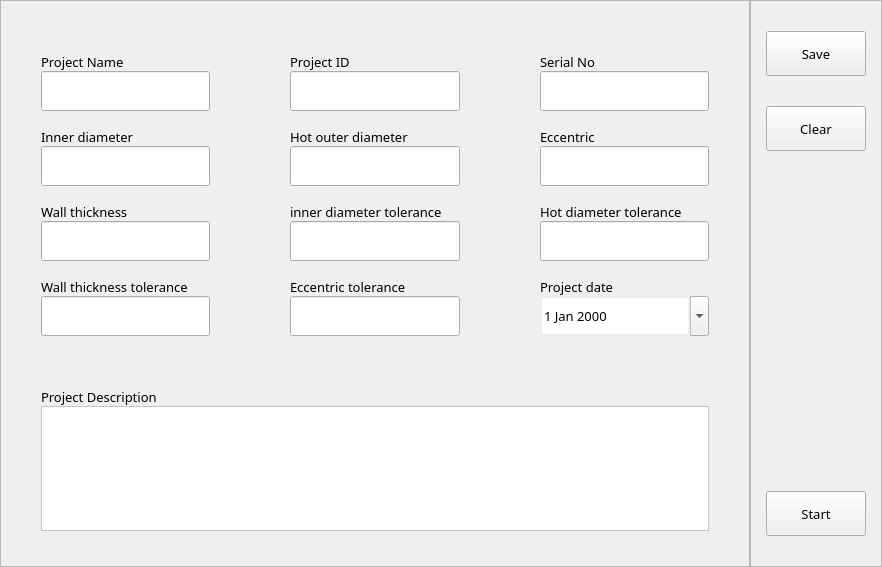
<?xml version="1.0" encoding="UTF-8"?>
<ui version="4.0">
 <class>mvNewPatientDialog</class>
 <widget class="QDialog" name="mvNewPatientDialog">
  <property name="geometry">
   <rect>
    <x>0</x>
    <y>0</y>
    <width>882</width>
    <height>567</height>
   </rect>
  </property>
  <property name="font">
   <font>
    <pointsize>12</pointsize>
   </font>
  </property>
  <property name="windowTitle">
   <string>Dialog</string>
  </property>
  <layout class="QHBoxLayout" name="horizontalLayout_2">
   <property name="spacing">
    <number>0</number>
   </property>
   <property name="leftMargin">
    <number>0</number>
   </property>
   <property name="topMargin">
    <number>0</number>
   </property>
   <property name="rightMargin">
    <number>0</number>
   </property>
   <property name="bottomMargin">
    <number>0</number>
   </property>
   <item>
    <layout class="QGridLayout" name="gridLayout_2">
     <property name="spacing">
      <number>0</number>
     </property>
     <item row="0" column="0">
      <widget class="QFrame" name="mFrameNewMenuControl_2">
       <property name="font">
        <font>
         <family>微软雅黑</family>
         <pointsize>10</pointsize>
        </font>
       </property>
       <property name="frameShape">
        <enum>QFrame::StyledPanel</enum>
       </property>
       <property name="frameShadow">
        <enum>QFrame::Raised</enum>
       </property>
       <layout class="QVBoxLayout" name="verticalLayout_12">
        <property name="spacing">
         <number>15</number>
        </property>
        <property name="leftMargin">
         <number>30</number>
        </property>
        <property name="topMargin">
         <number>30</number>
        </property>
        <property name="rightMargin">
         <number>30</number>
        </property>
        <property name="bottomMargin">
         <number>20</number>
        </property>
        <item>
         <layout class="QGridLayout" name="gridLayout">
          <property name="leftMargin">
           <number>10</number>
          </property>
          <property name="topMargin">
           <number>15</number>
          </property>
          <property name="rightMargin">
           <number>10</number>
          </property>
          <property name="bottomMargin">
           <number>15</number>
          </property>
          <property name="horizontalSpacing">
           <number>80</number>
          </property>
          <property name="verticalSpacing">
           <number>10</number>
          </property>
          <item row="2" column="0">
           <layout class="QVBoxLayout" name="verticalLayout_5">
            <property name="spacing">
             <number>0</number>
            </property>
            <item>
             <widget class="QLabel" name="label_32">
              <property name="sizePolicy">
               <sizepolicy hsizetype="Preferred" vsizetype="Preferred">
                <horstretch>0</horstretch>
                <verstretch>0</verstretch>
               </sizepolicy>
              </property>
              <property name="minimumSize">
               <size>
                <width>150</width>
                <height>25</height>
               </size>
              </property>
              <property name="font">
               <font>
                <family>微软雅黑</family>
                <pointsize>10</pointsize>
               </font>
              </property>
              <property name="text">
               <string>Wall thickness</string>
              </property>
              <property name="alignment">
               <set>Qt::AlignBottom|Qt::AlignLeading|Qt::AlignLeft</set>
              </property>
              <property name="buddy">
               <cstring>lineEditWallThickness</cstring>
              </property>
             </widget>
            </item>
            <item>
             <widget class="QLineEdit" name="lineEditWallThickness">
              <property name="enabled">
               <bool>true</bool>
              </property>
              <property name="sizePolicy">
               <sizepolicy hsizetype="Expanding" vsizetype="Fixed">
                <horstretch>0</horstretch>
                <verstretch>30</verstretch>
               </sizepolicy>
              </property>
              <property name="minimumSize">
               <size>
                <width>150</width>
                <height>40</height>
               </size>
              </property>
              <property name="font">
               <font>
                <family>微软雅黑</family>
                <pointsize>10</pointsize>
               </font>
              </property>
              <property name="readOnly">
               <bool>false</bool>
              </property>
             </widget>
            </item>
           </layout>
          </item>
          <item row="3" column="1">
           <layout class="QVBoxLayout" name="verticalLayout_8">
            <property name="spacing">
             <number>0</number>
            </property>
            <item>
             <widget class="QLabel" name="label_26">
              <property name="sizePolicy">
               <sizepolicy hsizetype="Preferred" vsizetype="Preferred">
                <horstretch>0</horstretch>
                <verstretch>0</verstretch>
               </sizepolicy>
              </property>
              <property name="minimumSize">
               <size>
                <width>150</width>
                <height>25</height>
               </size>
              </property>
              <property name="palette">
               <palette>
                <active>
                 <colorrole role="WindowText">
                  <brush brushstyle="SolidPattern">
                   <color alpha="255">
                    <red>0</red>
                    <green>0</green>
                    <blue>0</blue>
                   </color>
                  </brush>
                 </colorrole>
                </active>
                <inactive>
                 <colorrole role="WindowText">
                  <brush brushstyle="SolidPattern">
                   <color alpha="255">
                    <red>0</red>
                    <green>0</green>
                    <blue>0</blue>
                   </color>
                  </brush>
                 </colorrole>
                </inactive>
                <disabled>
                 <colorrole role="WindowText">
                  <brush brushstyle="SolidPattern">
                   <color alpha="255">
                    <red>120</red>
                    <green>120</green>
                    <blue>120</blue>
                   </color>
                  </brush>
                 </colorrole>
                </disabled>
               </palette>
              </property>
              <property name="font">
               <font>
                <family>微软雅黑</family>
                <pointsize>10</pointsize>
               </font>
              </property>
              <property name="text">
               <string>Eccentric tolerance</string>
              </property>
              <property name="alignment">
               <set>Qt::AlignBottom|Qt::AlignLeading|Qt::AlignLeft</set>
              </property>
              <property name="buddy">
               <cstring>lineEditEccentric</cstring>
              </property>
             </widget>
            </item>
            <item>
             <widget class="QLineEdit" name="lineEditEccentricTolerance">
              <property name="minimumSize">
               <size>
                <width>150</width>
                <height>40</height>
               </size>
              </property>
             </widget>
            </item>
           </layout>
          </item>
          <item row="1" column="0">
           <layout class="QVBoxLayout" name="verticalLayout_3">
            <property name="spacing">
             <number>0</number>
            </property>
            <item>
             <widget class="QLabel" name="label">
              <property name="sizePolicy">
               <sizepolicy hsizetype="Preferred" vsizetype="Preferred">
                <horstretch>0</horstretch>
                <verstretch>0</verstretch>
               </sizepolicy>
              </property>
              <property name="minimumSize">
               <size>
                <width>150</width>
                <height>25</height>
               </size>
              </property>
              <property name="font">
               <font>
                <family>微软雅黑</family>
                <pointsize>10</pointsize>
               </font>
              </property>
              <property name="text">
               <string>Inner diameter</string>
              </property>
              <property name="alignment">
               <set>Qt::AlignBottom|Qt::AlignLeading|Qt::AlignLeft</set>
              </property>
             </widget>
            </item>
            <item>
             <widget class="QLineEdit" name="lineEditInnerDiameter">
              <property name="sizePolicy">
               <sizepolicy hsizetype="Expanding" vsizetype="Fixed">
                <horstretch>0</horstretch>
                <verstretch>30</verstretch>
               </sizepolicy>
              </property>
              <property name="minimumSize">
               <size>
                <width>150</width>
                <height>40</height>
               </size>
              </property>
              <property name="font">
               <font>
                <family>微软雅黑</family>
                <pointsize>10</pointsize>
               </font>
              </property>
             </widget>
            </item>
           </layout>
          </item>
          <item row="1" column="1">
           <layout class="QVBoxLayout" name="verticalLayout_7">
            <property name="spacing">
             <number>0</number>
            </property>
            <item>
             <widget class="QLabel" name="label_24">
              <property name="sizePolicy">
               <sizepolicy hsizetype="Preferred" vsizetype="Preferred">
                <horstretch>0</horstretch>
                <verstretch>0</verstretch>
               </sizepolicy>
              </property>
              <property name="minimumSize">
               <size>
                <width>150</width>
                <height>25</height>
               </size>
              </property>
              <property name="palette">
               <palette>
                <active>
                 <colorrole role="WindowText">
                  <brush brushstyle="SolidPattern">
                   <color alpha="255">
                    <red>0</red>
                    <green>0</green>
                    <blue>0</blue>
                   </color>
                  </brush>
                 </colorrole>
                </active>
                <inactive>
                 <colorrole role="WindowText">
                  <brush brushstyle="SolidPattern">
                   <color alpha="255">
                    <red>0</red>
                    <green>0</green>
                    <blue>0</blue>
                   </color>
                  </brush>
                 </colorrole>
                </inactive>
                <disabled>
                 <colorrole role="WindowText">
                  <brush brushstyle="SolidPattern">
                   <color alpha="255">
                    <red>120</red>
                    <green>120</green>
                    <blue>120</blue>
                   </color>
                  </brush>
                 </colorrole>
                </disabled>
               </palette>
              </property>
              <property name="font">
               <font>
                <family>微软雅黑</family>
                <pointsize>10</pointsize>
               </font>
              </property>
              <property name="text">
               <string>Hot outer diameter</string>
              </property>
              <property name="alignment">
               <set>Qt::AlignBottom|Qt::AlignLeading|Qt::AlignLeft</set>
              </property>
             </widget>
            </item>
            <item>
             <widget class="QLineEdit" name="hotOuterDiameter">
              <property name="minimumSize">
               <size>
                <width>150</width>
                <height>40</height>
               </size>
              </property>
              <property name="font">
               <font>
                <family>微软雅黑</family>
                <pointsize>10</pointsize>
               </font>
              </property>
             </widget>
            </item>
           </layout>
          </item>
          <item row="0" column="1">
           <layout class="QVBoxLayout" name="verticalLayout_6">
            <property name="spacing">
             <number>0</number>
            </property>
            <item>
             <widget class="QLabel" name="PatientIDLabel">
              <property name="sizePolicy">
               <sizepolicy hsizetype="Preferred" vsizetype="Preferred">
                <horstretch>0</horstretch>
                <verstretch>0</verstretch>
               </sizepolicy>
              </property>
              <property name="minimumSize">
               <size>
                <width>150</width>
                <height>25</height>
               </size>
              </property>
              <property name="palette">
               <palette>
                <active>
                 <colorrole role="WindowText">
                  <brush brushstyle="SolidPattern">
                   <color alpha="255">
                    <red>0</red>
                    <green>0</green>
                    <blue>0</blue>
                   </color>
                  </brush>
                 </colorrole>
                </active>
                <inactive>
                 <colorrole role="WindowText">
                  <brush brushstyle="SolidPattern">
                   <color alpha="255">
                    <red>0</red>
                    <green>0</green>
                    <blue>0</blue>
                   </color>
                  </brush>
                 </colorrole>
                </inactive>
                <disabled>
                 <colorrole role="WindowText">
                  <brush brushstyle="SolidPattern">
                   <color alpha="255">
                    <red>120</red>
                    <green>120</green>
                    <blue>120</blue>
                   </color>
                  </brush>
                 </colorrole>
                </disabled>
               </palette>
              </property>
              <property name="font">
               <font>
                <family>微软雅黑</family>
                <pointsize>10</pointsize>
               </font>
              </property>
              <property name="text">
               <string>Project ID</string>
              </property>
              <property name="alignment">
               <set>Qt::AlignBottom|Qt::AlignLeading|Qt::AlignLeft</set>
              </property>
              <property name="buddy">
               <cstring>projectIdEdit</cstring>
              </property>
             </widget>
            </item>
            <item>
             <widget class="QLineEdit" name="projectIdEdit">
              <property name="sizePolicy">
               <sizepolicy hsizetype="Expanding" vsizetype="Fixed">
                <horstretch>0</horstretch>
                <verstretch>30</verstretch>
               </sizepolicy>
              </property>
              <property name="minimumSize">
               <size>
                <width>150</width>
                <height>40</height>
               </size>
              </property>
              <property name="font">
               <font>
                <family>微软雅黑</family>
                <pointsize>10</pointsize>
               </font>
              </property>
             </widget>
            </item>
           </layout>
          </item>
          <item row="0" column="0">
           <layout class="QVBoxLayout" name="verticalLayout_4">
            <property name="spacing">
             <number>0</number>
            </property>
            <item>
             <widget class="QLabel" name="PatientNameLabel">
              <property name="sizePolicy">
               <sizepolicy hsizetype="Preferred" vsizetype="Preferred">
                <horstretch>0</horstretch>
                <verstretch>0</verstretch>
               </sizepolicy>
              </property>
              <property name="minimumSize">
               <size>
                <width>150</width>
                <height>25</height>
               </size>
              </property>
              <property name="font">
               <font>
                <family>微软雅黑</family>
                <pointsize>10</pointsize>
               </font>
              </property>
              <property name="text">
               <string>Project Name</string>
              </property>
              <property name="alignment">
               <set>Qt::AlignBottom|Qt::AlignLeading|Qt::AlignLeft</set>
              </property>
              <property name="buddy">
               <cstring>projectNameEdit</cstring>
              </property>
             </widget>
            </item>
            <item>
             <widget class="QLineEdit" name="projectNameEdit">
              <property name="sizePolicy">
               <sizepolicy hsizetype="Expanding" vsizetype="Fixed">
                <horstretch>0</horstretch>
                <verstretch>30</verstretch>
               </sizepolicy>
              </property>
              <property name="minimumSize">
               <size>
                <width>150</width>
                <height>40</height>
               </size>
              </property>
              <property name="font">
               <font>
                <family>微软雅黑</family>
                <pointsize>10</pointsize>
               </font>
              </property>
              <property name="text">
               <string/>
              </property>
             </widget>
            </item>
           </layout>
          </item>
          <item row="1" column="2">
           <layout class="QVBoxLayout" name="verticalLayout_10">
            <property name="spacing">
             <number>0</number>
            </property>
            <item>
             <widget class="QLabel" name="label_28">
              <property name="sizePolicy">
               <sizepolicy hsizetype="Preferred" vsizetype="Preferred">
                <horstretch>0</horstretch>
                <verstretch>0</verstretch>
               </sizepolicy>
              </property>
              <property name="minimumSize">
               <size>
                <width>150</width>
                <height>25</height>
               </size>
              </property>
              <property name="palette">
               <palette>
                <active>
                 <colorrole role="WindowText">
                  <brush brushstyle="SolidPattern">
                   <color alpha="255">
                    <red>0</red>
                    <green>0</green>
                    <blue>0</blue>
                   </color>
                  </brush>
                 </colorrole>
                </active>
                <inactive>
                 <colorrole role="WindowText">
                  <brush brushstyle="SolidPattern">
                   <color alpha="255">
                    <red>0</red>
                    <green>0</green>
                    <blue>0</blue>
                   </color>
                  </brush>
                 </colorrole>
                </inactive>
                <disabled>
                 <colorrole role="WindowText">
                  <brush brushstyle="SolidPattern">
                   <color alpha="255">
                    <red>120</red>
                    <green>120</green>
                    <blue>120</blue>
                   </color>
                  </brush>
                 </colorrole>
                </disabled>
               </palette>
              </property>
              <property name="font">
               <font>
                <family>微软雅黑</family>
                <pointsize>10</pointsize>
               </font>
              </property>
              <property name="text">
               <string>Eccentric</string>
              </property>
              <property name="alignment">
               <set>Qt::AlignBottom|Qt::AlignLeading|Qt::AlignLeft</set>
              </property>
             </widget>
            </item>
            <item>
             <widget class="QLineEdit" name="lineEditEccentric">
              <property name="sizePolicy">
               <sizepolicy hsizetype="Expanding" vsizetype="Fixed">
                <horstretch>0</horstretch>
                <verstretch>30</verstretch>
               </sizepolicy>
              </property>
              <property name="minimumSize">
               <size>
                <width>150</width>
                <height>40</height>
               </size>
              </property>
              <property name="font">
               <font>
                <family>微软雅黑</family>
                <pointsize>10</pointsize>
               </font>
              </property>
             </widget>
            </item>
           </layout>
          </item>
          <item row="3" column="2">
           <layout class="QVBoxLayout" name="verticalLayout_11">
            <property name="spacing">
             <number>0</number>
            </property>
            <item>
             <widget class="QLabel" name="label_48">
              <property name="sizePolicy">
               <sizepolicy hsizetype="Preferred" vsizetype="Preferred">
                <horstretch>0</horstretch>
                <verstretch>0</verstretch>
               </sizepolicy>
              </property>
              <property name="minimumSize">
               <size>
                <width>150</width>
                <height>25</height>
               </size>
              </property>
              <property name="font">
               <font>
                <family>微软雅黑</family>
                <pointsize>10</pointsize>
               </font>
              </property>
              <property name="text">
               <string>Project date</string>
              </property>
              <property name="alignment">
               <set>Qt::AlignBottom|Qt::AlignLeading|Qt::AlignLeft</set>
              </property>
             </widget>
            </item>
            <item>
             <widget class="QDateEdit" name="StudyDateEdit">
              <property name="sizePolicy">
               <sizepolicy hsizetype="Preferred" vsizetype="Preferred">
                <horstretch>0</horstretch>
                <verstretch>0</verstretch>
               </sizepolicy>
              </property>
              <property name="minimumSize">
               <size>
                <width>150</width>
                <height>40</height>
               </size>
              </property>
              <property name="font">
               <font>
                <family>微软雅黑</family>
                <pointsize>10</pointsize>
               </font>
              </property>
              <property name="wrapping">
               <bool>false</bool>
              </property>
              <property name="frame">
               <bool>false</bool>
              </property>
              <property name="buttonSymbols">
               <enum>QAbstractSpinBox::PlusMinus</enum>
              </property>
              <property name="accelerated">
               <bool>false</bool>
              </property>
              <property name="correctionMode">
               <enum>QAbstractSpinBox::CorrectToPreviousValue</enum>
              </property>
              <property name="keyboardTracking">
               <bool>false</bool>
              </property>
              <property name="calendarPopup">
               <bool>true</bool>
              </property>
             </widget>
            </item>
           </layout>
          </item>
          <item row="0" column="2">
           <layout class="QVBoxLayout" name="verticalLayout_9">
            <property name="spacing">
             <number>0</number>
            </property>
            <item>
             <widget class="QLabel" name="sexLabel">
              <property name="sizePolicy">
               <sizepolicy hsizetype="Preferred" vsizetype="Preferred">
                <horstretch>0</horstretch>
                <verstretch>0</verstretch>
               </sizepolicy>
              </property>
              <property name="minimumSize">
               <size>
                <width>150</width>
                <height>25</height>
               </size>
              </property>
              <property name="palette">
               <palette>
                <active>
                 <colorrole role="WindowText">
                  <brush brushstyle="SolidPattern">
                   <color alpha="255">
                    <red>0</red>
                    <green>0</green>
                    <blue>0</blue>
                   </color>
                  </brush>
                 </colorrole>
                </active>
                <inactive>
                 <colorrole role="WindowText">
                  <brush brushstyle="SolidPattern">
                   <color alpha="255">
                    <red>0</red>
                    <green>0</green>
                    <blue>0</blue>
                   </color>
                  </brush>
                 </colorrole>
                </inactive>
                <disabled>
                 <colorrole role="WindowText">
                  <brush brushstyle="SolidPattern">
                   <color alpha="255">
                    <red>120</red>
                    <green>120</green>
                    <blue>120</blue>
                   </color>
                  </brush>
                 </colorrole>
                </disabled>
               </palette>
              </property>
              <property name="font">
               <font>
                <family>微软雅黑</family>
                <pointsize>10</pointsize>
               </font>
              </property>
              <property name="text">
               <string>Serial No</string>
              </property>
              <property name="alignment">
               <set>Qt::AlignBottom|Qt::AlignLeading|Qt::AlignLeft</set>
              </property>
             </widget>
            </item>
            <item>
             <widget class="QLineEdit" name="SerialNumber">
              <property name="sizePolicy">
               <sizepolicy hsizetype="Preferred" vsizetype="Preferred">
                <horstretch>0</horstretch>
                <verstretch>0</verstretch>
               </sizepolicy>
              </property>
              <property name="minimumSize">
               <size>
                <width>150</width>
                <height>40</height>
               </size>
              </property>
              <property name="font">
               <font>
                <family>微软雅黑</family>
                <pointsize>10</pointsize>
               </font>
              </property>
             </widget>
            </item>
           </layout>
          </item>
          <item row="2" column="1">
           <layout class="QVBoxLayout" name="verticalLayout_13">
            <property name="spacing">
             <number>0</number>
            </property>
            <item>
             <widget class="QLabel" name="label_33">
              <property name="sizePolicy">
               <sizepolicy hsizetype="Preferred" vsizetype="Preferred">
                <horstretch>0</horstretch>
                <verstretch>0</verstretch>
               </sizepolicy>
              </property>
              <property name="minimumSize">
               <size>
                <width>150</width>
                <height>25</height>
               </size>
              </property>
              <property name="font">
               <font>
                <family>微软雅黑</family>
                <pointsize>10</pointsize>
               </font>
              </property>
              <property name="text">
               <string>inner diameter tolerance</string>
              </property>
              <property name="alignment">
               <set>Qt::AlignBottom|Qt::AlignLeading|Qt::AlignLeft</set>
              </property>
              <property name="buddy">
               <cstring>lineEditWallThickness</cstring>
              </property>
             </widget>
            </item>
            <item>
             <widget class="QLineEdit" name="lineEditInnerDiameterTolerance">
              <property name="enabled">
               <bool>true</bool>
              </property>
              <property name="sizePolicy">
               <sizepolicy hsizetype="Expanding" vsizetype="Fixed">
                <horstretch>0</horstretch>
                <verstretch>30</verstretch>
               </sizepolicy>
              </property>
              <property name="minimumSize">
               <size>
                <width>150</width>
                <height>40</height>
               </size>
              </property>
              <property name="font">
               <font>
                <family>微软雅黑</family>
                <pointsize>10</pointsize>
               </font>
              </property>
              <property name="readOnly">
               <bool>false</bool>
              </property>
             </widget>
            </item>
           </layout>
          </item>
          <item row="2" column="2">
           <layout class="QVBoxLayout" name="verticalLayout_14">
            <property name="spacing">
             <number>0</number>
            </property>
            <item>
             <widget class="QLabel" name="label_34">
              <property name="sizePolicy">
               <sizepolicy hsizetype="Preferred" vsizetype="Preferred">
                <horstretch>0</horstretch>
                <verstretch>0</verstretch>
               </sizepolicy>
              </property>
              <property name="minimumSize">
               <size>
                <width>150</width>
                <height>25</height>
               </size>
              </property>
              <property name="font">
               <font>
                <family>微软雅黑</family>
                <pointsize>10</pointsize>
               </font>
              </property>
              <property name="text">
               <string>Hot diameter tolerance</string>
              </property>
              <property name="alignment">
               <set>Qt::AlignBottom|Qt::AlignLeading|Qt::AlignLeft</set>
              </property>
              <property name="buddy">
               <cstring>lineEditWallThickness</cstring>
              </property>
             </widget>
            </item>
            <item>
             <widget class="QLineEdit" name="hotOuterDiameterTolerance">
              <property name="enabled">
               <bool>true</bool>
              </property>
              <property name="sizePolicy">
               <sizepolicy hsizetype="Expanding" vsizetype="Fixed">
                <horstretch>0</horstretch>
                <verstretch>30</verstretch>
               </sizepolicy>
              </property>
              <property name="minimumSize">
               <size>
                <width>150</width>
                <height>40</height>
               </size>
              </property>
              <property name="font">
               <font>
                <family>微软雅黑</family>
                <pointsize>10</pointsize>
               </font>
              </property>
              <property name="readOnly">
               <bool>false</bool>
              </property>
             </widget>
            </item>
           </layout>
          </item>
          <item row="3" column="0">
           <layout class="QVBoxLayout" name="verticalLayout_15">
            <property name="spacing">
             <number>0</number>
            </property>
            <item>
             <widget class="QLabel" name="label_35">
              <property name="sizePolicy">
               <sizepolicy hsizetype="Preferred" vsizetype="Preferred">
                <horstretch>0</horstretch>
                <verstretch>0</verstretch>
               </sizepolicy>
              </property>
              <property name="minimumSize">
               <size>
                <width>150</width>
                <height>25</height>
               </size>
              </property>
              <property name="font">
               <font>
                <family>微软雅黑</family>
                <pointsize>10</pointsize>
               </font>
              </property>
              <property name="text">
               <string>Wall thickness tolerance</string>
              </property>
              <property name="alignment">
               <set>Qt::AlignBottom|Qt::AlignLeading|Qt::AlignLeft</set>
              </property>
              <property name="buddy">
               <cstring>lineEditWallThickness</cstring>
              </property>
             </widget>
            </item>
            <item>
             <widget class="QLineEdit" name="lineEditWallThicknessTolerance">
              <property name="enabled">
               <bool>true</bool>
              </property>
              <property name="sizePolicy">
               <sizepolicy hsizetype="Expanding" vsizetype="Fixed">
                <horstretch>0</horstretch>
                <verstretch>30</verstretch>
               </sizepolicy>
              </property>
              <property name="minimumSize">
               <size>
                <width>150</width>
                <height>40</height>
               </size>
              </property>
              <property name="font">
               <font>
                <family>微软雅黑</family>
                <pointsize>10</pointsize>
               </font>
              </property>
              <property name="readOnly">
               <bool>false</bool>
              </property>
             </widget>
            </item>
           </layout>
          </item>
         </layout>
        </item>
        <item>
         <layout class="QVBoxLayout" name="verticalLayout">
          <property name="spacing">
           <number>0</number>
          </property>
          <property name="leftMargin">
           <number>10</number>
          </property>
          <property name="topMargin">
           <number>10</number>
          </property>
          <property name="rightMargin">
           <number>10</number>
          </property>
          <property name="bottomMargin">
           <number>15</number>
          </property>
          <item>
           <layout class="QHBoxLayout" name="horizontalLayout_4">
            <property name="spacing">
             <number>0</number>
            </property>
            <item>
             <widget class="QLabel" name="label_27">
              <property name="sizePolicy">
               <sizepolicy hsizetype="Preferred" vsizetype="Preferred">
                <horstretch>0</horstretch>
                <verstretch>0</verstretch>
               </sizepolicy>
              </property>
              <property name="minimumSize">
               <size>
                <width>0</width>
                <height>30</height>
               </size>
              </property>
              <property name="font">
               <font>
                <family>微软雅黑</family>
                <pointsize>10</pointsize>
               </font>
              </property>
              <property name="text">
               <string>Project Description</string>
              </property>
              <property name="alignment">
               <set>Qt::AlignBottom|Qt::AlignLeading|Qt::AlignLeft</set>
              </property>
             </widget>
            </item>
            <item>
             <spacer name="horizontalSpacer_7">
              <property name="font">
               <font>
                <family>微软雅黑</family>
                <pointsize>10</pointsize>
               </font>
              </property>
              <property name="orientation">
               <enum>Qt::Horizontal</enum>
              </property>
              <property name="sizeHint" stdset="0">
               <size>
                <width>40</width>
                <height>20</height>
               </size>
              </property>
             </spacer>
            </item>
           </layout>
          </item>
          <item>
           <widget class="QPlainTextEdit" name="studyDescEdit">
            <property name="sizePolicy">
             <sizepolicy hsizetype="Preferred" vsizetype="Expanding">
              <horstretch>0</horstretch>
              <verstretch>0</verstretch>
             </sizepolicy>
            </property>
            <property name="font">
             <font>
              <family>微软雅黑</family>
              <pointsize>10</pointsize>
             </font>
            </property>
            <property name="styleSheet">
             <string notr="true">background-color: rgb(255, 255, 255);</string>
            </property>
            <property name="undoRedoEnabled">
             <bool>false</bool>
            </property>
           </widget>
          </item>
         </layout>
        </item>
       </layout>
      </widget>
     </item>
     <item row="0" column="1">
      <widget class="QFrame" name="mFrameNewMenuControl">
       <property name="minimumSize">
        <size>
         <width>130</width>
         <height>0</height>
        </size>
       </property>
       <property name="font">
        <font>
         <pointsize>10</pointsize>
        </font>
       </property>
       <property name="whatsThis">
        <string>lyFrm</string>
       </property>
       <property name="frameShape">
        <enum>QFrame::StyledPanel</enum>
       </property>
       <property name="frameShadow">
        <enum>QFrame::Raised</enum>
       </property>
       <layout class="QVBoxLayout" name="verticalLayout_2">
        <property name="spacing">
         <number>30</number>
        </property>
        <property name="leftMargin">
         <number>15</number>
        </property>
        <property name="topMargin">
         <number>30</number>
        </property>
        <property name="rightMargin">
         <number>15</number>
        </property>
        <property name="bottomMargin">
         <number>30</number>
        </property>
        <item>
         <widget class="QPushButton" name="SaveButton">
          <property name="sizePolicy">
           <sizepolicy hsizetype="Preferred" vsizetype="Preferred">
            <horstretch>0</horstretch>
            <verstretch>0</verstretch>
           </sizepolicy>
          </property>
          <property name="minimumSize">
           <size>
            <width>100</width>
            <height>45</height>
           </size>
          </property>
          <property name="font">
           <font>
            <family>微软雅黑</family>
            <pointsize>10</pointsize>
            <weight>50</weight>
            <bold>false</bold>
           </font>
          </property>
          <property name="text">
           <string>Save</string>
          </property>
          <property name="autoDefault">
           <bool>false</bool>
          </property>
          <property name="default">
           <bool>false</bool>
          </property>
         </widget>
        </item>
        <item>
         <widget class="QPushButton" name="CancelButton">
          <property name="sizePolicy">
           <sizepolicy hsizetype="Preferred" vsizetype="Preferred">
            <horstretch>0</horstretch>
            <verstretch>0</verstretch>
           </sizepolicy>
          </property>
          <property name="minimumSize">
           <size>
            <width>100</width>
            <height>45</height>
           </size>
          </property>
          <property name="font">
           <font>
            <family>微软雅黑</family>
            <pointsize>10</pointsize>
            <weight>50</weight>
            <bold>false</bold>
           </font>
          </property>
          <property name="text">
           <string>Clear</string>
          </property>
          <property name="autoDefault">
           <bool>false</bool>
          </property>
         </widget>
        </item>
        <item>
         <spacer name="verticalSpacer">
          <property name="font">
           <font>
            <pointsize>10</pointsize>
           </font>
          </property>
          <property name="orientation">
           <enum>Qt::Vertical</enum>
          </property>
          <property name="sizeHint" stdset="0">
           <size>
            <width>20</width>
            <height>40</height>
           </size>
          </property>
         </spacer>
        </item>
        <item>
         <widget class="QPushButton" name="ExamButton">
          <property name="sizePolicy">
           <sizepolicy hsizetype="Preferred" vsizetype="Preferred">
            <horstretch>0</horstretch>
            <verstretch>0</verstretch>
           </sizepolicy>
          </property>
          <property name="minimumSize">
           <size>
            <width>100</width>
            <height>45</height>
           </size>
          </property>
          <property name="font">
           <font>
            <family>微软雅黑</family>
            <pointsize>10</pointsize>
            <weight>50</weight>
            <bold>false</bold>
           </font>
          </property>
          <property name="whatsThis">
           <string>lyBtn</string>
          </property>
          <property name="text">
           <string>Start</string>
          </property>
          <property name="autoDefault">
           <bool>false</bool>
          </property>
          <property name="default">
           <bool>false</bool>
          </property>
         </widget>
        </item>
       </layout>
      </widget>
     </item>
    </layout>
   </item>
  </layout>
 </widget>
 <resources/>
 <connections/>
</ui>
